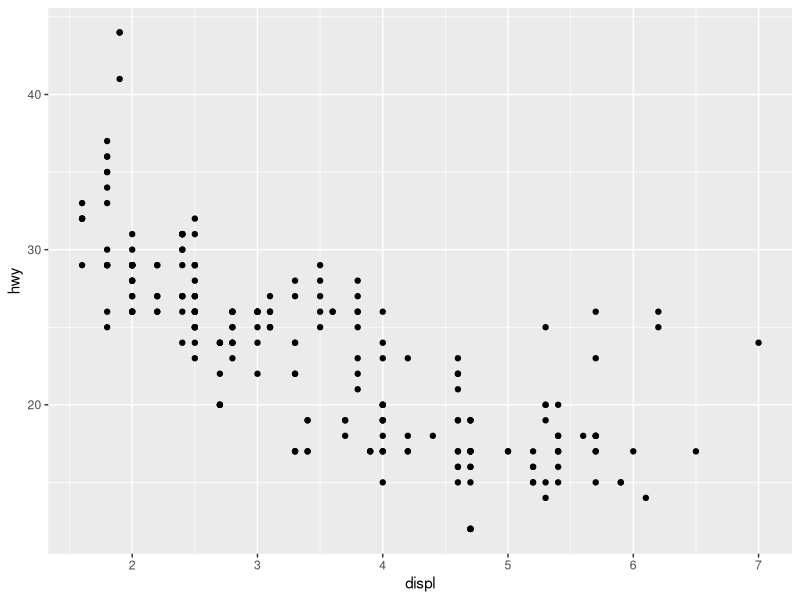
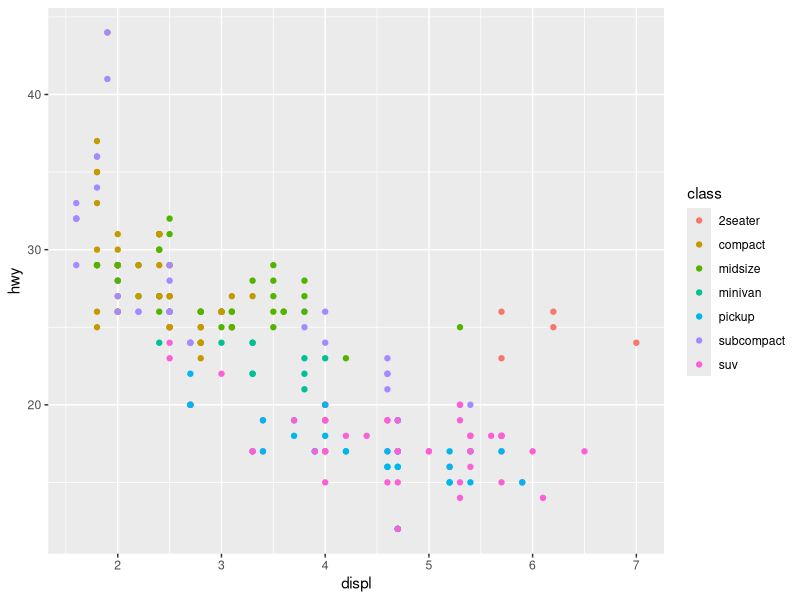
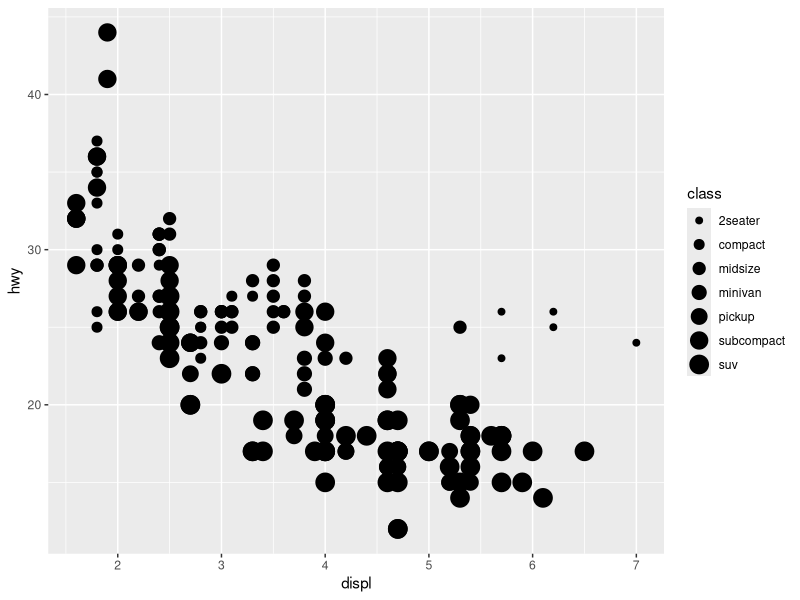
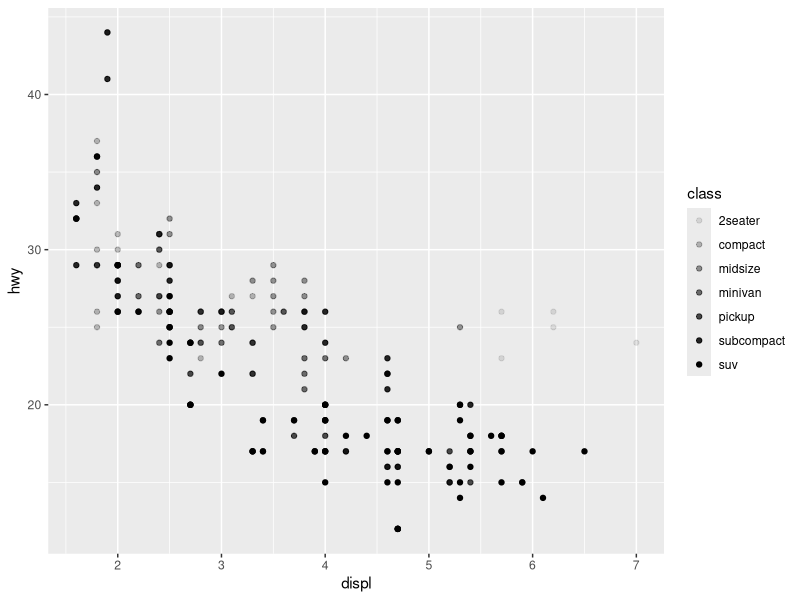
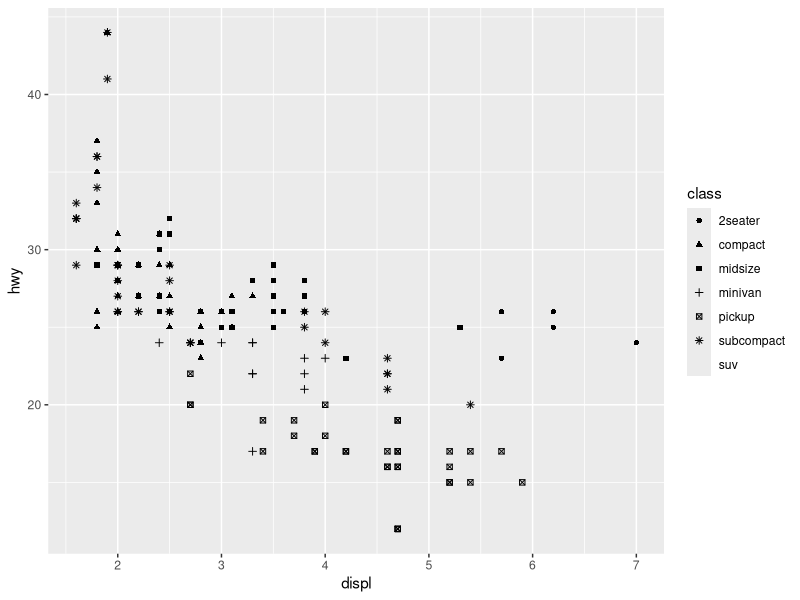
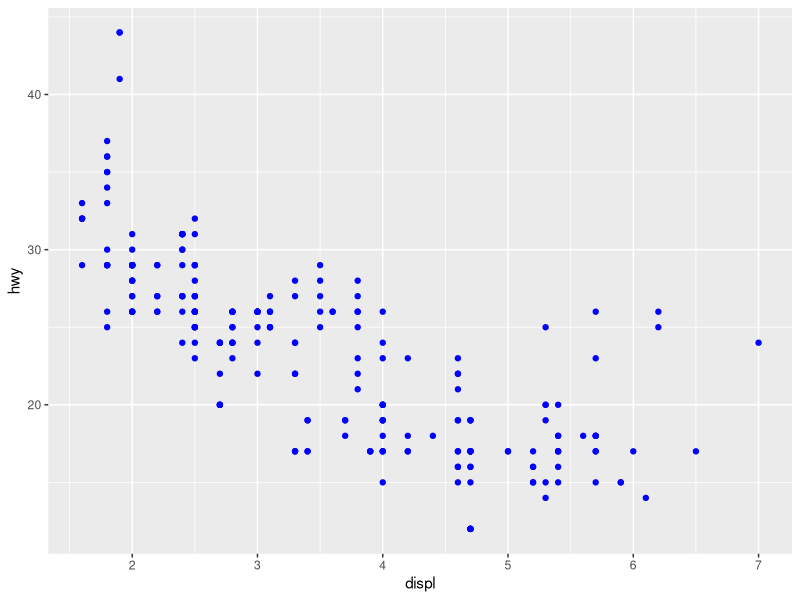
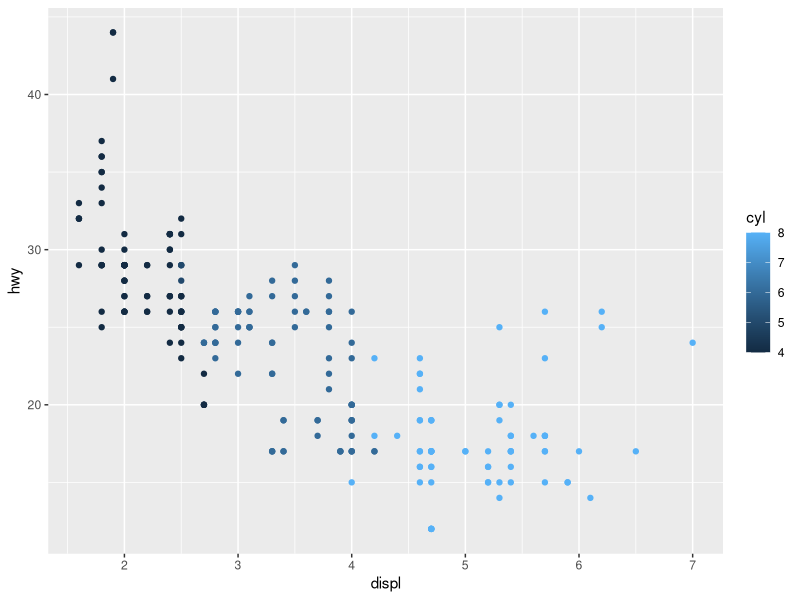
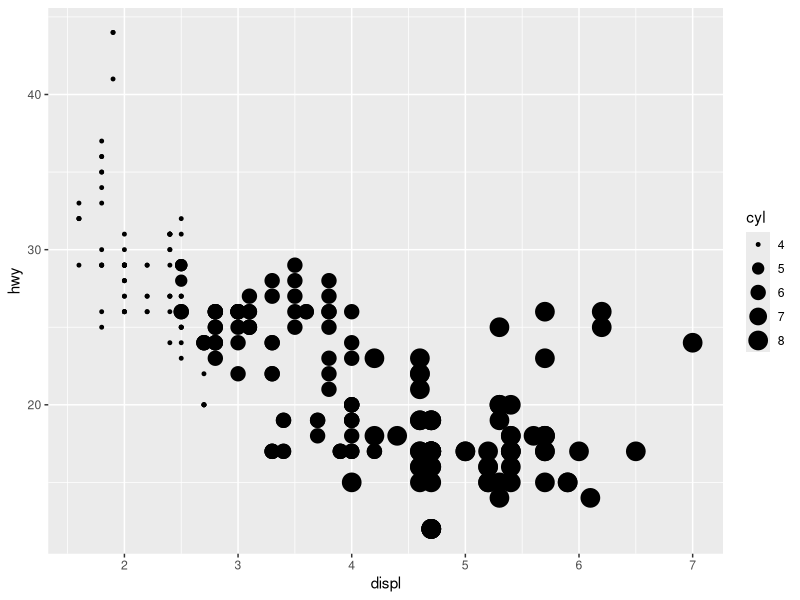

Source code (R) for these figures, in order:
## Loading library
library(tidyverse)

## Using Mpg data set

mpg

## Simple scatterplot 
ggplot(data = mpg)+
  geom_point(mapping = aes(x = displ, y = hwy))

## Scatterplot with respect to class presenting in different color

ggplot(data = mpg)+
  geom_point(mapping = aes(x = displ, y = hwy, color = class))

## Scatterplot with respecct to class for different size

ggplot(data = mpg)+
  geom_point(mapping = aes(x = displ, y = hwy, size = class))


## With respect to different alpha

## # Top
ggplot(data = mpg) +
  geom_point(mapping = aes(x = displ, y = hwy, alpha = class))

# Bottom
ggplot(data = mpg) +
  geom_point(mapping = aes(x = displ, y = hwy, shape = class))

## Coloring all the point

ggplot(data = mpg)+
  geom_point(mapping = aes(x = displ, y = hwy), color = "blue")

## This is not same as before. It colored all the points but the previous one 
## just color with respect to the class

## Excercises

# 1. Colored is defined under the aesthetic function.
# 2. 

str(mpg)

## 3. 


ggplot(data = mpg)+
  geom_point(mapping = aes(x = displ, y = hwy, color = cyl))


ggplot(data = mpg)+
  geom_point(mapping = aes(x = displ, y = hwy, size = cyl))


ggplot(data = mpg)+
  geom_point(mapping = aes(x = displ, y = hwy, alpha = cyl))

## This changes with respect to the magnitude of the cyl.


## 4.
ggplot(data = mpg)+
  geom_point(mapping = aes(x = hwy, y = hwy, color = hwy))

## We get a straight line with respect to different color for different magnitude

## 5. 


ggplot(data = mpg)+
  geom_point(mapping = aes(x = displ, y = hwy, stroke = cyl))

## It plots everything with respect to the size of the data point. 

## 6. 


ggplot(data = mpg)+
  geom_point(mapping = aes(x = displ, y = hwy, color = displ < 5))

## It plots everything but colored the values for which the argument is false.

## Faceting 

# Facet wrapping
ggplot(data = mpg) +
  geom_point(mapping = aes(x = displ, y = hwy)) +
  facet_wrap(~ class, nrow = 2)

# Facet griding for two variable
ggplot(data = mpg) +
  geom_point(mapping = aes(x = displ, y = hwy)) +
  facet_grid(drv ~ cyl)

## Facet gridding without specifing any column
ggplot(data = mpg) +
  geom_point(mapping = aes(x = displ, y = hwy)) +
  facet_grid(. ~ cyl)

# Exercise
# 1.

ggplot(data = mpg) +
  geom_point(mapping = aes(x = displ, y = hwy)) +
  facet_wrap(~ cty, nrow = 2)
# It create 